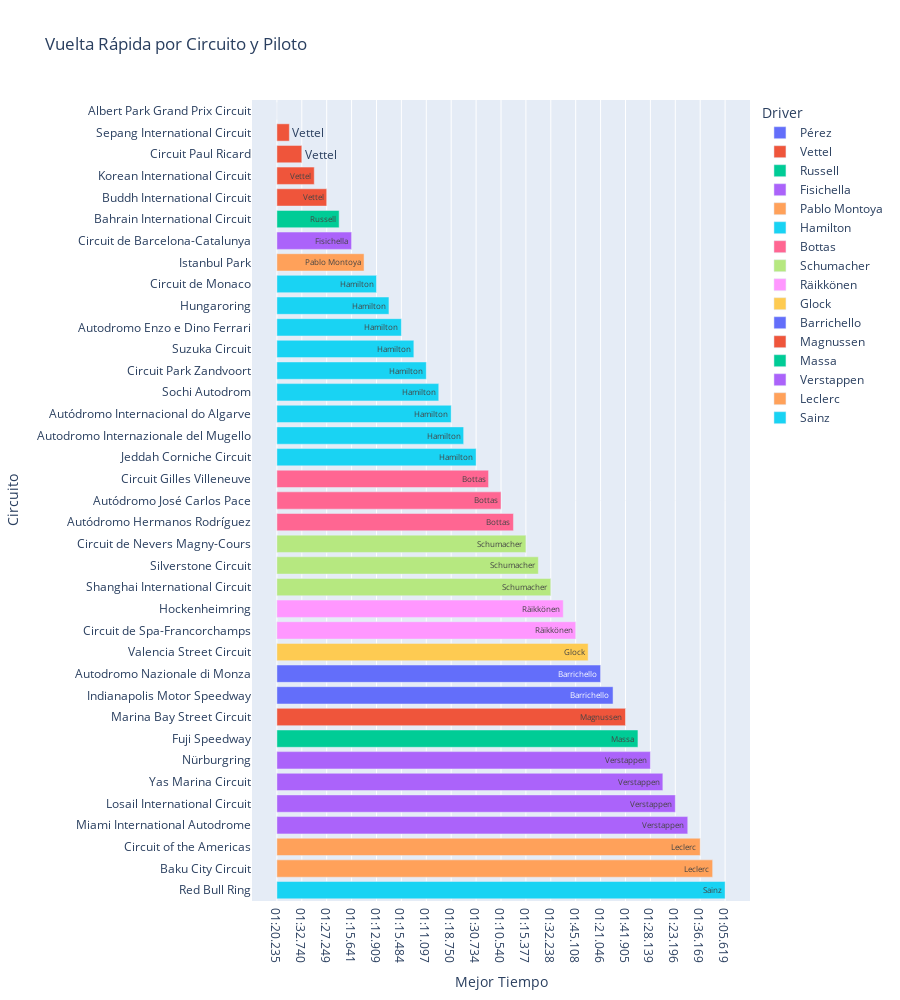

The cell this chart's notebook holds for it:
### Code cell
fig_3 = px.bar(best_times, x = 'Best Time', y = 'Circuit_Name',
               orientation='h',
               color = 'Driver',
               title = 'Vuelta Rápida por Circuito y Piloto',
               labels={'Best Time': 'Mejor Tiempo', 'Circuit_Name':'Circuito'},
               hover_data = {'Driver': True, 'Best Time': True},
               text = 'Driver')

fig_3.update_layout(
    xaxis_title = 'Mejor Tiempo',
    yaxis_title = 'Circuito',
    yaxis = dict(autorange="reversed"),
    height = 1000 
)

fig_3.show()

### Figure 1 — Plotly figure (JSON) as saved in the notebook; plotly's stock layout.template omitted (floating-point values rounded to 4 significant figures)
{"data": [{"alignmentgroup": "True", "customdata": [["Pérez"]], "hovertemplate": "Driver=%{customdata[0]}<br>Mejor Tiempo=%{x}<br>Circuito=%{y}<extra></extra>", "legendgroup": "Pérez", "marker": {"color": "#636efa", "pattern": {"shape": ""}}, "name": "Pérez", "offsetgroup": "Pérez", "orientation": "h", "showlegend": true, "text": ["Pérez"], "textposition": "auto", "type": "bar", "x": ["01:20.235"], "xaxis": "x", "y": ["Albert Park Grand Prix Circuit"], "yaxis": "y"}, {"alignmentgroup": "True", "customdata": [["Vettel"], ["Vettel"], ["Vettel"], ["Vettel"]], "hovertemplate": "Driver=%{customdata[0]}<br>Mejor Tiempo=%{x}<br>Circuito=%{y}<extra></extra>", "legendgroup": "Vettel", "marker": {"color": "#EF553B", "pattern": {"shape": ""}}, "name": "Vettel", "offsetgroup": "Vettel", "orientation": "h", "showlegend": true, "text": ["Vettel", "Vettel", "Vettel", "Vettel"], "textposition": "auto", "type": "bar", "x": ["01:34.080", "01:32.740", "01:39.605", "01:27.249"], "xaxis": "x", "y": ["Sepang International Circuit", "Circuit Paul Ricard", "Korean International Circuit", "Buddh International Circuit"], "yaxis": "y"}, {"alignmentgroup": "True", "customdata": [["Russell"]], "hovertemplate": "Driver=%{customdata[0]}<br>Mejor Tiempo=%{x}<br>Circuito=%{y}<extra></extra>", "legendgroup": "Russell", "marker": {"color": "#00cc96", "pattern": {"shape": ""}}, "name": "Russell", "offsetgroup": "Russell", "orientation": "h", "showlegend": true, "text": ["Russell"], "textposition": "auto", "type": "bar", "x": ["00:55.404"], "xaxis": "x", "y": ["Bahrain International Circuit"], "yaxis": "y"}, {"alignmentgroup": "True", "customdata": [["Fisichella"]], "hovertemplate": "Driver=%{customdata[0]}<br>Mejor Tiempo=%{x}<br>Circuito=%{y}<extra></extra>", "legendgroup": "Fisichella", "marker": {"color": "#ab63fa", "pattern": {"shape": ""}}, "name": "Fisichella", "offsetgroup": "Fisichella", "orientation": "h", "showlegend": true, "text": ["Fisichella"], "textposition": "auto", "type": "bar", "x": ["01:15.641"], "xaxis": "x", "y": ["Circuit de Barcelona-Catalunya"], "yaxis": "y"}, {"alignmentgroup": "True", "customdata": [["Pablo Montoya"]], "hovertemplate": "Driver=%{customdata[0]}<br>Mejor Tiempo=%{x}<br>Circuito=%{y}<extra></extra>", "legendgroup": "Pablo Montoya", "marker": {"color": "#FFA15A", "pattern": {"shape": ""}}, "name": "Pablo Montoya", "offsetgroup": "Pablo Montoya", "orientation": "h", "showlegend": true, "text": ["Pablo Montoya"], "textposition": "auto", "type": "bar", "x": ["01:24.770"], "xaxis": "x", "y": ["Istanbul Park"], "yaxis": "y"}, {"alignmentgroup": "True", "customdata": [["Hamilton"], ["Hamilton"], ["Hamilton"], ["Hamilton"], ["Hamilton"], ["Hamilton"], ["Hamilton"], ["Hamilton"], ["Hamilton"]], "hovertemplate": "Driver=%{customdata[0]}<br>Mejor Tiempo=%{x}<br>Circuito=%{y}<extra></extra>", "legendgroup": "Hamilton", "marker": {"color": "#19d3f3", "pattern": {"shape": ""}}, "name": "Hamilton", "offsetgroup": "Hamilton", "orientation": "h", "showlegend": true, "text": ["Hamilton", "Hamilton", "Hamilton", "Hamilton", "Hamilton", "Hamilton", "Hamilton", "Hamilton", "Hamilton"], "textposition": "auto", "type": "bar", "x": ["01:12.909", "01:16.627", "01:15.484", "01:30.983", "01:11.097", "01:35.761", "01:18.750", "01:18.833", "01:30.734"], "xaxis": "x", "y": ["Circuit de Monaco", "Hungaroring", "Autodromo Enzo e Dino Ferrari", "Suzuka Circuit", "Circuit Park Zandvoort", "Sochi Autodrom", "Autódromo Internacional do Algarve", "Autodromo Internazionale del Mugello", "Jeddah Corniche Circuit"], "yaxis": "y"}, {"alignmentgroup": "True", "customdata": [["Bottas"], ["Bottas"], ["Bottas"]], "hovertemplate": "Driver=%{customdata[0]}<br>Mejor Tiempo=%{x}<br>Circuito=%{y}<extra></extra>", "legendgroup": "Bottas", "marker": {"color": "#FF6692", "pattern": {"shape": ""}}, "name": "Bottas", "offsetgroup": "Bottas", "orientation": "h", "showlegend": true, "text": ["Bottas", "Bottas", "Bottas"], "textposition": "auto", "type": "bar", "x": ["01:13.078", "01:10.540", "01:17.774"], "xaxis": "x", "y": ["Circuit Gilles Villeneuve", "Autódromo José Carlos Pace", "Autódromo Hermanos Rodríguez"], "yaxis": "y"}, {"alignmentgroup": "True", "customdata": [["Schumacher"], ["Schumacher"], ["Schumacher"]], "hovertemplate": "Driver=%{customdata[0]}<br>Mejor Tiempo=%{x}<br>Circuito=%{y}<extra></extra>", "legendgroup": "Schumacher", "marker": {"color": "#B6E880", "pattern": {"shape": ""}}, "name": "Schumacher", "offsetgroup": "Schumacher", "orientation": "h", "showlegend": true, "text": ["Schumacher", "Schumacher", "Schumacher"], "textposition": "auto", "type": "bar", "x": ["01:15.377", "01:18.739", "01:32.238"], "xaxis": "x", "y": ["Circuit de Nevers Magny-Cours", "Silverstone Circuit", "Shanghai International Circuit"], "yaxis": "y"}, {"alignmentgroup": "True", "customdata": [["Räikkönen"], ["Räikkönen"]], "hovertemplate": "Driver=%{customdata[0]}<br>Mejor Tiempo=%{x}<br>Circuito=%{y}<extra></extra>", "legendgroup": "Räikkönen", "marker": {"color": "#FF97FF", "pattern": {"shape": ""}}, "name": "Räikkönen", "offsetgroup": "Räikkönen", "orientation": "h", "showlegend": true, "text": ["Räikkönen", "Räikkönen"], "textposition": "auto", "type": "bar", "x": ["01:13.780", "01:45.108"], "xaxis": "x", "y": ["Hockenheimring", "Circuit de Spa-Francorchamps"], "yaxis": "y"}, {"alignmentgroup": "True", "customdata": [["Glock"]], "hovertemplate": "Driver=%{customdata[0]}<br>Mejor Tiempo=%{x}<br>Circuito=%{y}<extra></extra>", "legendgroup": "Glock", "marker": {"color": "#FECB52", "pattern": {"shape": ""}}, "name": "Glock", "offsetgroup": "Glock", "orientation": "h", "showlegend": true, "text": ["Glock"], "textposition": "auto", "type": "bar", "x": ["01:38.683"], "xaxis": "x", "y": ["Valencia Street Circuit"], "yaxis": "y"}, {"alignmentgroup": "True", "customdata": [["Barrichello"], ["Barrichello"]], "hovertemplate": "Driver=%{customdata[0]}<br>Mejor Tiempo=%{x}<br>Circuito=%{y}<extra></extra>", "legendgroup": "Barrichello", "marker": {"color": "#636efa", "pattern": {"shape": ""}}, "name": "Barrichello", "offsetgroup": "Barrichello", "orientation": "h", "showlegend": true, "text": ["Barrichello", "Barrichello"], "textposition": "auto", "type": "bar", "x": ["01:21.046", "01:10.399"], "xaxis": "x", "y": ["Autodromo Nazionale di Monza", "Indianapolis Motor Speedway"], "yaxis": "y"}, {"alignmentgroup": "True", "customdata": [["Magnussen"]], "hovertemplate": "Driver=%{customdata[0]}<br>Mejor Tiempo=%{x}<br>Circuito=%{y}<extra></extra>", "legendgroup": "Magnussen", "marker": {"color": "#EF553B", "pattern": {"shape": ""}}, "name": "Magnussen", "offsetgroup": "Magnussen", "orientation": "h", "showlegend": true, "text": ["Magnussen"], "textposition": "auto", "type": "bar", "x": ["01:41.905"], "xaxis": "x", "y": ["Marina Bay Street Circuit"], "yaxis": "y"}, {"alignmentgroup": "True", "customdata": [["Massa"]], "hovertemplate": "Driver=%{customdata[0]}<br>Mejor Tiempo=%{x}<br>Circuito=%{y}<extra></extra>", "legendgroup": "Massa", "marker": {"color": "#00cc96", "pattern": {"shape": ""}}, "name": "Massa", "offsetgroup": "Massa", "orientation": "h", "showlegend": true, "text": ["Massa"], "textposition": "auto", "type": "bar", "x": ["01:18.426"], "xaxis": "x", "y": ["Fuji Speedway"], "yaxis": "y"}, {"alignmentgroup": "True", "customdata": [["Verstappen"], ["Verstappen"], ["Verstappen"], ["Verstappen"]], "hovertemplate": "Driver=%{customdata[0]}<br>Mejor Tiempo=%{x}<br>Circuito=%{y}<extra></extra>", "legendgroup": "Verstappen", "marker": {"color": "#ab63fa", "pattern": {"shape": ""}}, "name": "Verstappen", "offsetgroup": "Verstappen", "orientation": "h", "showlegend": true, "text": ["Verstappen", "Verstappen", "Verstappen", "Verstappen"], "textposition": "auto", "type": "bar", "x": ["01:28.139", "01:26.103", "01:23.196", "01:29.708"], "xaxis": "x", "y": ["Nürburgring", "Yas Marina Circuit", "Losail International Circuit", "Miami International Autodrome"], "yaxis": "y"}, {"alignmentgroup": "True", "customdata": [["Leclerc"], ["Leclerc"]], "hovertemplate": "Driver=%{customdata[0]}<br>Mejor Tiempo=%{x}<br>Circuito=%{y}<extra></extra>", "legendgroup": "Leclerc", "marker": {"color": "#FFA15A", "pattern": {"shape": ""}}, "name": "Leclerc", "offsetgroup": "Leclerc", "orientation": "h", "showlegend": true, "text": ["Leclerc", "Leclerc"], "textposition": "auto", "type": "bar", "x": ["01:36.169", "01:43.009"], "xaxis": "x", "y": ["Circuit of the Americas", "Baku City Circuit"], "yaxis": "y"}, {"alignmentgroup": "True", "customdata": [["Sainz"]], "hovertemplate": "Driver=%{customdata[0]}<br>Mejor Tiempo=%{x}<br>Circuito=%{y}<extra></extra>", "legendgroup": "Sainz", "marker": {"color": "#19d3f3", "pattern": {"shape": ""}}, "name": "Sainz", "offsetgroup": "Sainz", "orientation": "h", "showlegend": true, "text": ["Sainz"], "textposition": "auto", "type": "bar", "x": ["01:05.619"], "xaxis": "x", "y": ["Red Bull Ring"], "yaxis": "y"}], "layout": {"barmode": "relative", "height": 1000, "legend": {"title": {"text": "Driver"}, "tracegroupgap": 0}, "title": {"text": "Vuelta Rápida por Circuito y Piloto"}, "xaxis": {"anchor": "y", "domain": [0, 1], "title": {"text": "Mejor Tiempo"}}, "yaxis": {"anchor": "x", "autorange": "reversed", "domain": [0, 1], "title": {"text": "Circuito"}}}}
